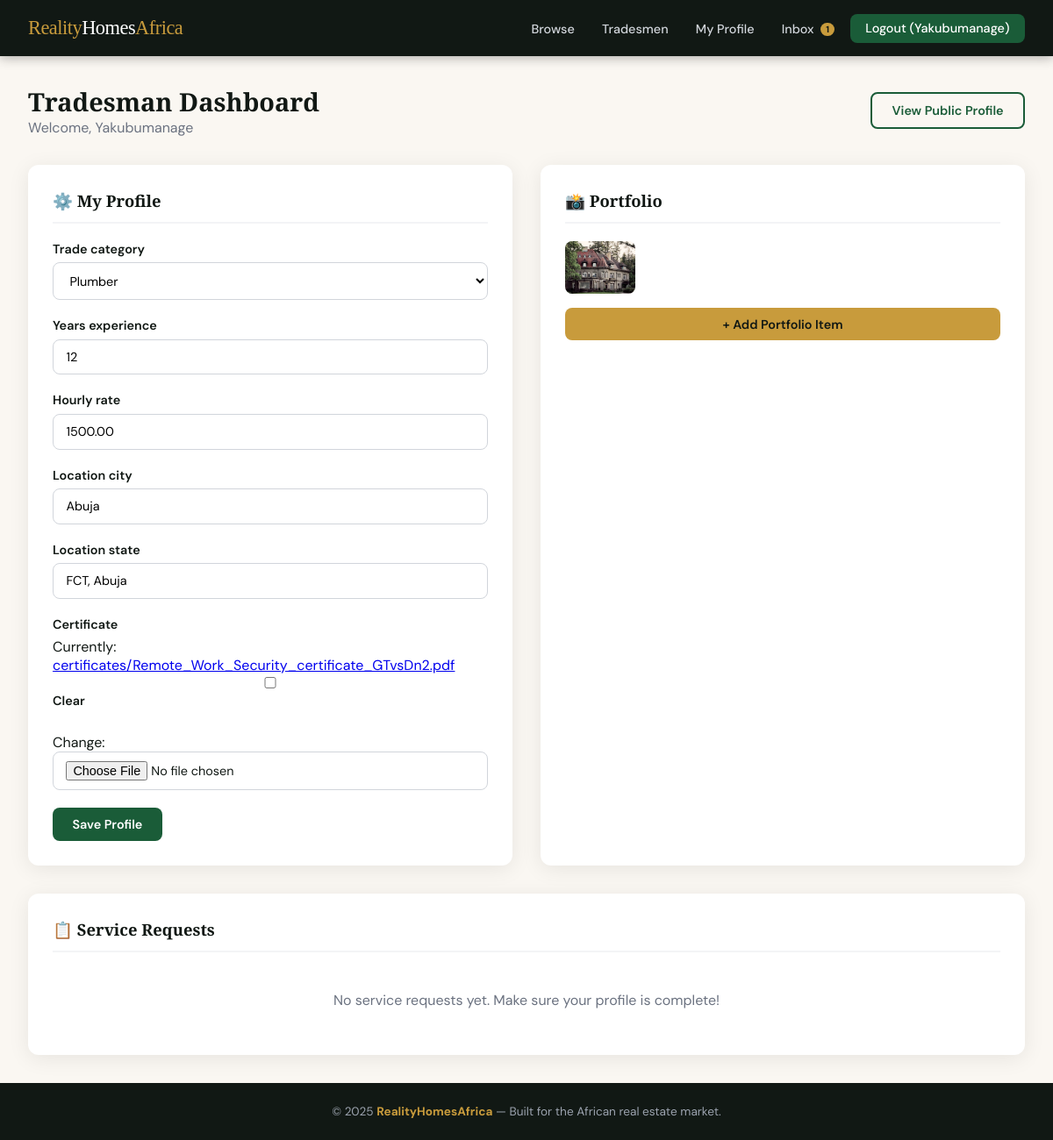
/services/dashboard/ (signed in), run on the app's committed database.
### users/models.py (models this page shows, shortened)
class CustomUser(AbstractUser):
    is_agent = models.BooleanField(default=False)
    is_tradesman = models.BooleanField(default=False)
    is_client = models.BooleanField(default=True)
    phone_number = models.CharField(max_length=15, blank=True, null=True)
    profile_picture = models.ImageField(upload_to='profile_pictures/', blank=True, null=True)
    bio = models.TextField(blank=True, null=True)

### services/models.py (models this page shows, shortened)
class TradesmanProfile(models.Model):
    user = models.OneToOneField(
        settings.AUTH_USER_MODEL,
        on_delete=models.CASCADE,
        related_name='tradesman_profile'
    )
    trade_category = models.CharField(max_length=30, choices=TRADE_CATEGORIES)
    years_experience = models.PositiveIntegerField(default=0)
    hourly_rate = models.DecimalField(max_digits=10, decimal_places=2, null=True, blank=True)
    is_verified = models.BooleanField(default=False)
    location_city = models.CharField(max_length=100, blank=True)
    location_state = models.CharField(max_length=100, blank=True)
    certificate = models.FileField(upload_to='certificates/', null=True, blank=True)

class PortfolioItem(models.Model):
    tradesman = models.ForeignKey(TradesmanProfile, on_delete=models.CASCADE, related_name='portfolio')
    title = models.CharField(max_length=200)
    description = models.TextField(blank=True)
    image = models.ImageField(upload_to='portfolio/%Y/%m/')
    completed_date = models.DateField(null=True, blank=True)

### services/views.py (the view)
# urls.py: path('dashboard/', views.tradesman_dashboard, name='tradesman_dashboard'),
@login_required
def tradesman_dashboard(request):
    if not request.user.is_tradesman:
        raise PermissionDenied
    profile, _ = TradesmanProfile.objects.get_or_create(
        user=request.user,
        defaults={'trade_category': 'other'}
    )
    if request.method == 'POST':
        form = TradesmanProfileForm(request.POST, request.FILES, instance=profile)
        if form.is_valid():
            form.save()
            messages.success(request, "Profile updated!")
            return redirect('services:tradesman_dashboard')
    else:
        form = TradesmanProfileForm(instance=profile)
    portfolio = profile.portfolio.all()
    service_requests = profile.requests.order_by('-created_at')
    return render(request, 'services/tradesman_dashboard.html', {
        'form': form,
        'profile': profile,
        'portfolio': portfolio,
        'service_requests': service_requests,
    })

### services/forms.py
class TradesmanProfileForm(forms.ModelForm):
    class Meta:
        model = TradesmanProfile
        fields = ['trade_category', 'years_experience', 'hourly_rate',
                  'location_city', 'location_state', 'certificate']
        widgets = {
            'years_experience': forms.NumberInput(attrs={'min': 0}),
            'hourly_rate': forms.NumberInput(attrs={'placeholder': 'e.g. 5000'}),
        }

### users/context_processors.py (called while the page is built)
def unread_messages_count(request):
    if request.user.is_authenticated:
        from .models import Message
        count = Message.objects.filter(receiver=request.user, is_read=False).count()
        return {'unread_count': count}
    return {'unread_count': 0}

### templates/services/tradesman_dashboard.html (shortened to what this page needs)
{% extends 'base.html' %}
{% block content %}
<div class="dash-header">
  <div>
    <h1>Tradesman Dashboard</h1>
    <p style="color:var(--gray)">Welcome, {{ user.username }}</p>
  </div>
  <a href="{% url 'services:tradesman_profile' profile.pk %}" class="btn btn-outline">View Public Profile</a>
</div>
<div class="dash-grid">
  <div class="section-card">
    <h2>⚙️ My Profile</h2>
    <form method="post" enctype="multipart/form-data">
      {% for field in form %}
        <div class="form-group">
          <label>{{ field.label }}</label>
          {{ field }}
        </div>
      {% endfor %}
      <button type="submit" class="btn btn-primary">Save Profile</button>
    </form>
  </div>
  <div class="section-card">
    <h2>📸 Portfolio</h2>
    {% if portfolio %}
      <div class="portfolio-thumb-grid">
        {% for item in portfolio %}
          <img src="{{ item.image.url }}" alt="{{ item.title }}" title="{{ item.title }}">
        {% endfor %}
      </div>
    {% else %}
      <p style="color:var(--gray); font-size:0.9rem; margin-bottom:1rem;">No portfolio items yet. Add photos of your work!</p>
    {% endif %}
    <a href="{% url 'services:add_portfolio_item' %}" class="btn btn-gold" style="display:block; text-align:center;">+ Add Portfolio Item</a>
  </div>
</div>
<div class="section-card" style="margin-top:2rem;">
  <h2>📋 Service Requests</h2>
  {% if service_requests %}
    <table>
      <thead><tr><th>Client</th><th>Trade Needed</th><th>Address</th><th>Status</th><th>Date</th></tr></thead>
      <tbody>
        {% for req in service_requests %}
        <tr>
          <td><strong>{{ req.client.username }}</strong></td>
          <td>{{ req.trade_needed }}</td>
          <td style="color:var(--gray); font-size:0.82rem;">{{ req.property_address|truncatechars:40 }}</td>
          <td>
            {% if req.status == 'open' %}<span class="badge badge-gold">Open</span>
            {% elif req.status == 'accepted' %}<span class="badge badge-green">Accepted</span>
            {% else %}<span class="badge badge-gray">Completed</span>{% endif %}
          </td>
          <td style="color:var(--gray); font-size:0.82rem;">{{ req.created_at|date:"M j" }}</td>
        </tr>
        {% endfor %}
      </tbody>
    </table>
  {% else %}
    <p style="color:var(--gray); text-align:center; padding:1.5rem;">No service requests yet. Make sure your profile is complete!</p>
  {% endif %}
</div>
{% endblock %}

### templates/base.html (shortened to what this page needs)
<!DOCTYPE html>
<html lang="en">
<head>
</head>
<body>
<nav>
  <a href="{% url 'listings:homepage' %}" class="nav-logo">Reality<span>Homes</span>Africa</a>
  <ul class="nav-links">
    <li><a href="{% url 'listings:property_list' %}">Browse</a></li>
    <li><a href="{% url 'services:tradesman_list' %}">Tradesmen</a></li>
    {% if user.is_authenticated %}
      {% if user.is_agent %}
        <li><a href="{% url 'listings:agent_dashboard' %}">My Listings</a></li>
        <li><a href="{% url 'listings:agent_inspections' %}">Inspections</a></li>
      {% elif user.is_tradesman %}
        <li><a href="{% url 'services:tradesman_dashboard' %}">My Profile</a></li>
      {% else %}
        <li><a href="{% url 'listings:favorites_list' %}">Saved</a></li>
        <li><a href="{% url 'listings:client_inspections' %}">Bookings</a></li>
      {% endif %}
      <li>
        <a href="{% url 'users:inbox' %}">
          Inbox
          {% if unread_count > 0 %}
            <span class="nav-badge">{{ unread_count }}</span>
          {% endif %}
        </a>
      </li>
      <li><a href="{% url 'users:logout' %}" class="btn-nav">Logout ({{ user.username }})</a></li>
    {% else %}
      <li><a href="{% url 'users:login' %}">Login</a></li>
      <li><a href="{% url 'users:choose_role' %}" class="btn-nav">Register</a></li>
    {% endif %}
  </ul>
</nav>
<main>
  {% block content %}{% endblock %}
</main>
<footer>
  &copy; 2025 <strong>RealityHomesAfrica</strong> &mdash; Built for the African real estate market.
</footer>
</body>
</html>

### templates/base.html (style rules this page uses)
:root { --green: #1a5c38; --green-light: #2d8653; --gold: #c89b3c; --cream: #faf7f2; --dark: #111814; --gray: #6b7280; --light-gray: #f3f4f6; --white: #ffffff; --danger: #dc2626; --radius: 12px; --shadow: 0 4px 24px rgba(0,0,0,0.08); }
* { box-sizing: border-box; margin: 0; padding: 0; }
body { font-family: 'DM Sans', sans-serif; background: var(--cream); color: var(--dark); min-height: 100vh; display: flex; flex-direction: column; }
nav { background: var(--dark); padding: 0 2rem; height: 64px; display: flex; align-items: center; justify-content: space-between; position: sticky; top: 0; z-index: 1000; box-shadow: 0 2px 12px rgba(0,0,0,0.3); }
.nav-logo { font-family: 'Playfair Display', serif; font-size: 1.4rem; color: var(--gold); text-decoration: none; letter-spacing: -0.5px; }
.nav-logo span { color: var(--white); }
.nav-links { display: flex; align-items: center; gap: 0.25rem; list-style: none; }
.nav-links a { color: #d1d5db; text-decoration: none; padding: 0.5rem 0.85rem; border-radius: 8px; font-size: 0.9rem; font-weight: 500; transition: all 0.2s; }
.nav-badge { background: var(--gold); color: var(--dark); border-radius: 99px; font-size: 0.65rem; font-weight: 700; padding: 1px 6px; margin-left: 4px; vertical-align: middle; }
.btn-nav { background: var(--green); color: var(--white) !important; padding: 0.45rem 1.1rem !important; border-radius: 8px !important; }
main { flex: 1; padding: 2rem; max-width: 1280px; margin: 0 auto; width: 100%; }
.btn { display: inline-block; padding: 0.6rem 1.4rem; border-radius: 8px; font-family: 'DM Sans', sans-serif; font-size: 0.9rem; font-weight: 600; cursor: pointer; border: none; text-decoration: none; transition: all 0.2s; }
.btn-primary { background: var(--green); color: var(--white); }
.btn-gold { background: var(--gold); color: var(--dark); }
.btn-outline { background: transparent; border: 2px solid var(--green); color: var(--green); }
.form-group { margin-bottom: 1.25rem; }
.form-group label { display: block; font-weight: 600; margin-bottom: 0.4rem; font-size: 0.9rem; }
.form-group input, .form-group select, .form-group textarea { width: 100%; padding: 0.65rem 0.9rem; border: 1.5px solid #d1d5db; border-radius: 8px; font-family: 'DM Sans', sans-serif; font-size: 0.9rem; background: var(--white); transition: border 0.2s; }
footer { background: var(--dark); color: #9ca3af; text-align: center; padding: 1.5rem 2rem; font-size: 0.85rem; }
footer strong { color: var(--gold); }

### templates/services/tradesman_dashboard.html (style rules this page uses)
.dash-header { display:flex; justify-content:space-between; align-items:center; margin-bottom:2rem; }
.dash-header h1 { font-family:'Playfair Display',serif; font-size:1.8rem; }
.dash-grid { display:grid; grid-template-columns:1fr 1fr; gap:2rem; }
.section-card { background:var(--white); border-radius:var(--radius); padding:1.75rem; box-shadow:var(--shadow); }
.section-card h2 { font-family:'Playfair Display',serif; font-size:1.15rem; margin-bottom:1.25rem; padding-bottom:0.75rem; border-bottom:2px solid var(--light-gray); }
.portfolio-thumb-grid { display:flex; flex-wrap:wrap; gap:0.5rem; margin-bottom:1rem; }
.portfolio-thumb-grid img { width:80px; height:60px; object-fit:cover; border-radius:8px; }

### data on the page
CustomUser: username "Yakubumanage"
TradesmanProfile: form "Plumber" "12" "1500.00" "Abuja" "FCT, Abuja"
PortfolioItem: image (picture)

### other printed values
{{ unread_count }} "1"
{{ field.label }} "Trade category" "Years experience" "Hourly rate" "Location city" "Location state" "Certificate"
